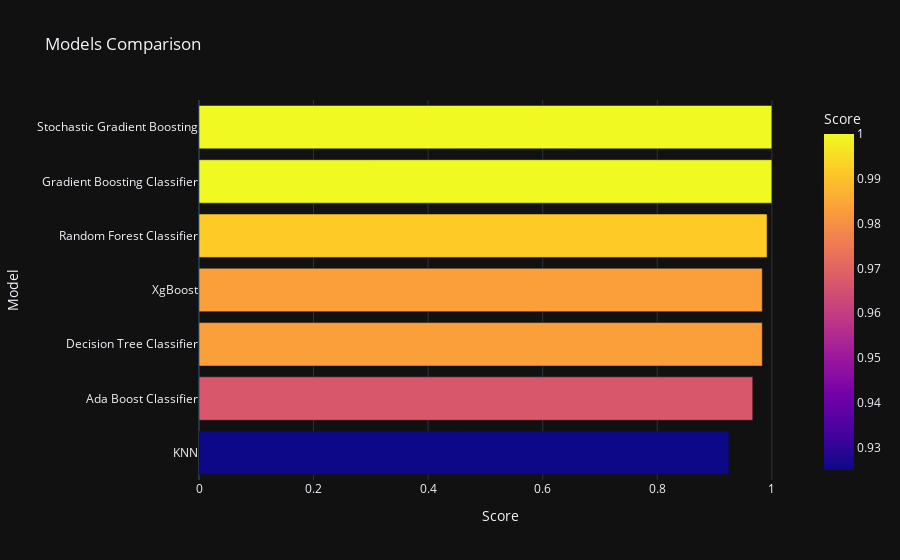

Here is the notebook cell this chart was saved with:
### Code cell
import plotly.express as px

# Sort the DataFrame by 'Score' in descending order
models_sorted = models.sort_values(by='Score', ascending=True)

# Create the bar plot
fig = px.bar(
    data_frame=models_sorted,
    x='Score',
    y='Model',
    color='Score',
    template='plotly_dark',
    title='Models Comparison',
    orientation='h'  # Make it horizontal for better readability
)

fig.show()

### Figure 1 — Plotly figure (JSON) as saved in the notebook; plotly's stock layout.template omitted (floating-point values rounded to 4 significant figures)
{"data": [{"hovertemplate": "Score=%{marker.color}<br>Model=%{y}<extra></extra>", "legendgroup": "", "marker": {"color": [0.925, 0.9667, 0.9833, 0.9833, 0.9917, 1.0, 1.0], "coloraxis": "coloraxis", "pattern": {"shape": ""}}, "name": "", "orientation": "h", "showlegend": false, "textposition": "auto", "type": "bar", "x": [0.925, 0.9667, 0.9833, 0.9833, 0.9917, 1.0, 1.0], "xaxis": "x", "y": ["KNN", "Ada Boost Classifier", "Decision Tree Classifier", "XgBoost", "Random Forest Classifier", "Gradient Boosting Classifier", "Stochastic Gradient Boosting"], "yaxis": "y"}], "layout": {"barmode": "relative", "coloraxis": {"colorbar": {"title": {"text": "Score"}}, "colorscale": [[0, "#0d0887"], [0.1111, "#46039f"], [0.2222, "#7201a8"], [0.3333, "#9c179e"], [0.4444, "#bd3786"], [0.5556, "#d8576b"], [0.6667, "#ed7953"], [0.7778, "#fb9f3a"], [0.8889, "#fdca26"], [1, "#f0f921"]]}, "legend": {"tracegroupgap": 0}, "title": {"text": "Models Comparison"}, "xaxis": {"anchor": "y", "domain": [0, 1], "title": {"text": "Score"}}, "yaxis": {"anchor": "x", "domain": [0, 1], "title": {"text": "Model"}}}}
